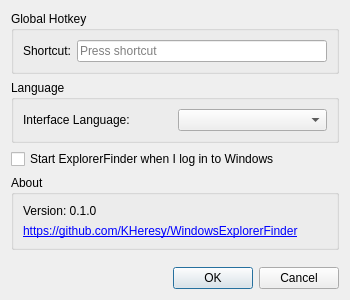
<?xml version="1.0" encoding="UTF-8"?>
<ui version="4.0">
 <class>SettingsDialog</class>
 <widget class="QDialog" name="SettingsDialog">
  <property name="geometry">
   <rect>
    <x>0</x>
    <y>0</y>
    <width>350</width>
    <height>300</height>
   </rect>
  </property>
  <property name="windowTitle">
   <string>Settings</string>
  </property>
  <layout class="QVBoxLayout" name="verticalLayout">
   <item>
    <widget class="QGroupBox" name="groupBox">
     <property name="title">
      <string>Global Hotkey</string>
     </property>
     <layout class="QHBoxLayout" name="horizontalLayout">
      <item>
       <widget class="QLabel" name="label">
        <property name="text">
         <string>Shortcut:</string>
        </property>
       </widget>
      </item>
      <item>
       <widget class="QKeySequenceEdit" name="keySequenceEdit"/>
      </item>
     </layout>
    </widget>
   </item>
   <item>
    <widget class="QGroupBox" name="groupBox_2">
     <property name="title">
      <string>Language</string>
     </property>
     <layout class="QHBoxLayout" name="horizontalLayout_2">
      <item>
       <widget class="QLabel" name="label_2">
        <property name="text">
         <string>Interface Language:</string>
        </property>
       </widget>
      </item>
      <item>
       <widget class="QComboBox" name="cmbLanguage"/>
      </item>
     </layout>
    </widget>
   </item>
   <item>
    <widget class="QCheckBox" name="chkAutoStart">
     <property name="text">
      <string>Start ExplorerFinder when I log in to Windows</string>
     </property>
    </widget>
   </item>
   <item>
    <widget class="QGroupBox" name="grpAbout">
     <property name="title">
      <string>About</string>
     </property>
     <layout class="QVBoxLayout" name="verticalLayout_2">
      <item>
       <widget class="QLabel" name="lblVersion">
        <property name="text">
         <string>Version: 0.1.0</string>
        </property>
       </widget>
      </item>
      <item>
       <widget class="QLabel" name="lblProjectLink">
        <property name="text">
         <string>&lt;a href=&quot;https://github.com/KHeresy/WindowsExplorerFinder&quot;&gt;https://github.com/KHeresy/WindowsExplorerFinder&lt;/a&gt;</string>
        </property>
        <property name="openExternalLinks">
         <bool>true</bool>
        </property>
       </widget>
      </item>
     </layout>
    </widget>
   </item>
   <item>
    <spacer name="verticalSpacer">
     <property name="orientation">
      <enum>Qt::Vertical</enum>
     </property>
     <property name="sizeHint" stdset="0">
      <size>
       <width>20</width>
       <height>10</height>
      </size>
     </property>
    </spacer>
   </item>
   <item>
    <widget class="QDialogButtonBox" name="buttonBox">
     <property name="orientation">
      <enum>Qt::Horizontal</enum>
     </property>
     <property name="standardButtons">
      <set>QDialogButtonBox::Cancel|QDialogButtonBox::Ok</set>
     </property>
    </widget>
   </item>
  </layout>
 </widget>
 <resources/>
 <connections>
  <connection>
   <sender>buttonBox</sender>
   <signal>accepted()</signal>
   <receiver>SettingsDialog</receiver>
   <slot>accept()</slot>
   <hints>
    <hint type="sourcelabel">
     <x>248</x>
     <y>254</y>
    </hint>
    <hint type="destinationlabel">
     <x>157</x>
     <y>274</y>
    </hint>
   </hints>
  </connection>
  <connection>
   <sender>buttonBox</sender>
   <signal>rejected()</signal>
   <receiver>SettingsDialog</receiver>
   <slot>reject()</slot>
   <hints>
    <hint type="sourcelabel">
     <x>316</x>
     <y>260</y>
    </hint>
    <hint type="destinationlabel">
     <x>286</x>
     <y>274</y>
    </hint>
   </hints>
  </connection>
 </connections>
</ui>
